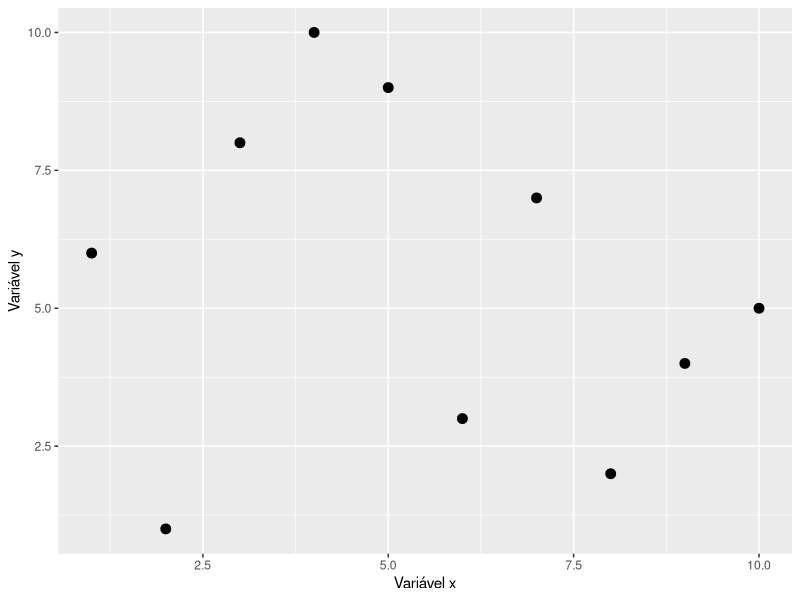
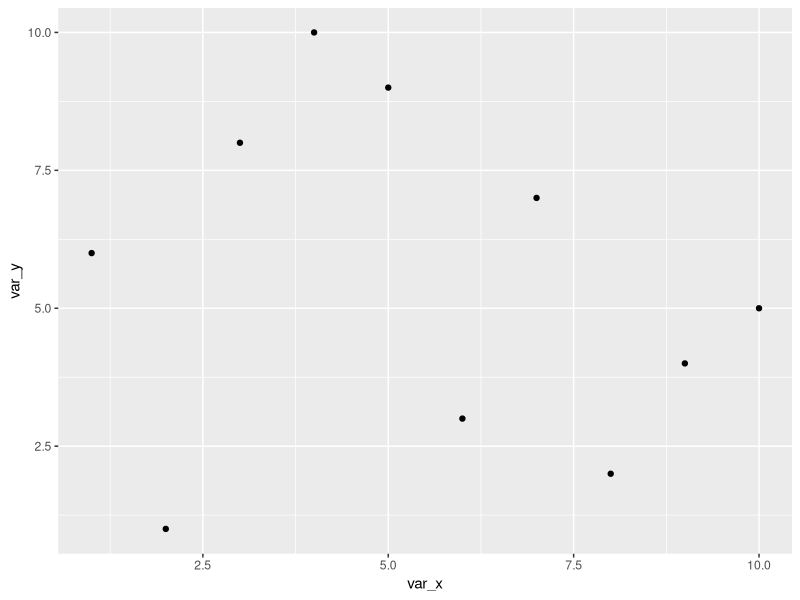
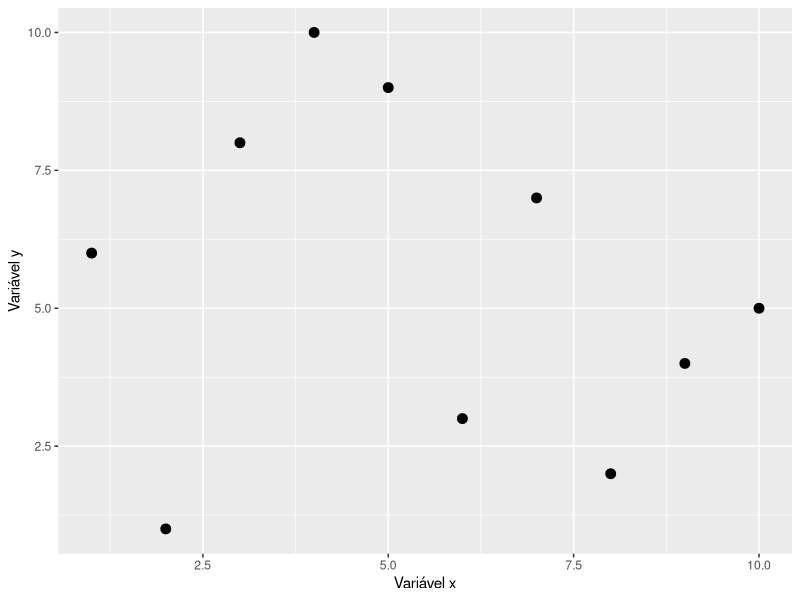
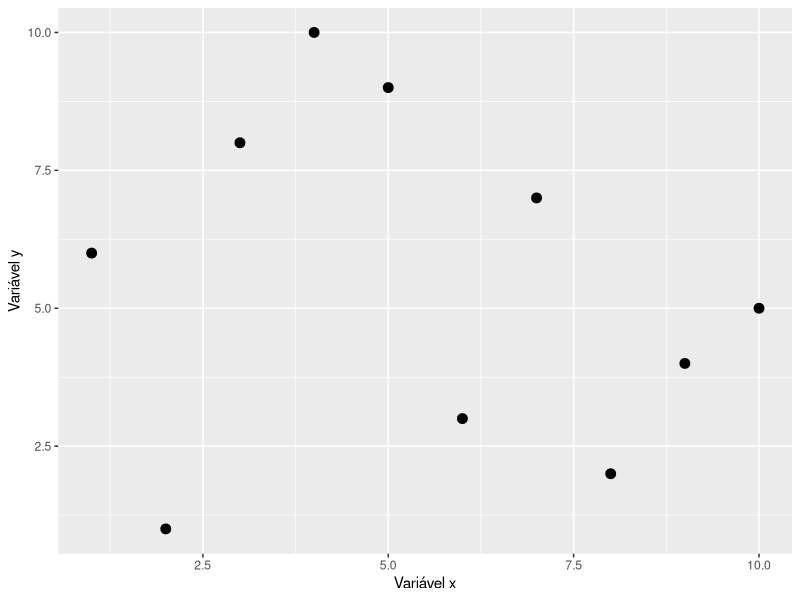

R code for these plots, in order:
## ---- chunk 1
var_x = c(8, 5, 2, 1, 4, 6, 10, 7, 9, 3)
var_y = c(2, 9, 1, 6, 10, 3, 5, 7, 4, 8)
vars = data.frame(var_x, var_y)

library(ggplot2)
ggplot(data = vars,
       aes(x = var_x, y = var_y)) +
  labs(x = "Variável x", y = "Variável y") +
  geom_point(size = 3)
## ---- chunk 2
#install.packages("ggplot2")
## ---- chunk 3
library(ggplot2)
## ---- chunk 4
var_x = c(8, 5, 2, 1, 4, 6, 10, 7, 9, 3)
var_y = c(2, 9, 1, 6, 10, 3, 5, 7, 4, 8)
## ---- chunk 5
# Produz o gráfico
grafico_pontos =
  qplot(x = var_x, y = var_y)

# Visualiza o gráfico produzido
grafico_pontos
## ---- chunk 6
# Personaliza o gráfico
grafico_personalizado = 
  grafico_pontos + # Aproveita o gráfico já produzido
  labs(x = "Variável x", y = "Variável y") + # Altera o nome dos eixos x e y
  geom_point(size = 3) # Aumenta o tamanho dos pontos

# Visualiza o gráfico personalizado
grafico_personalizado
## ---- chunk 7
ggsave(grafico_personalizado, # gráfico a ser salvo
       filename = "graficoR.jpg") # nome escolhido para o arquivo
## ---- chunk 8
getwd()
